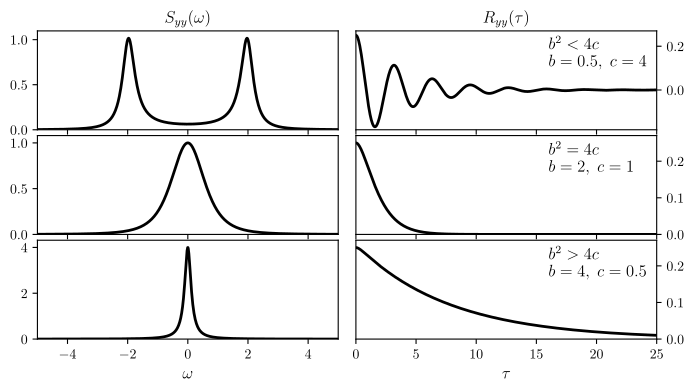

Here is the Python script that generated this plot:
import matplotlib.pyplot as plt
import numpy as np

__author__ = 'ernesto'

plt.rcParams['text.usetex'] = True
plt.rcParams['text.latex.preview'] = True
plt.rcParams['text.latex.preamble'] = [r'\usepackage{amsmath}']

# Parámetros

q = 1
b = np.array([0.5, 2, 4])
c = 2 / b
print(b)
print(c)

tmax = 25
wmax = 5

# Fin de parámetros

t = np.linspace(0, tmax, 1000)
w = np.linspace(-wmax, wmax, 1000)

n = b.shape[0]
nt = t.shape[0]
nw = w.shape[0]

Syy = np.zeros((nw, n))
Ryy = np.zeros((nt, n))

for i in np.arange(n):
    Syy[:, i] = q / (np.square(c[i] - np.square(w)) + (b[i] ** 2) * np.square(w))

# b^2 < 4c
i = 0
alpha = b[i] / 2
beta = np.sqrt(4 * c[i] - b[i] ** 2) / 2
Ryy[:, i] = q / (2 * b[i] * c[i]) * np.exp(-alpha * t) * (np.cos(beta * t) + (alpha / beta) * np.sin(beta * t))

# b^2 = 4c
i = 1
alpha = b[i] / 2
Ryy[:, i] = q / (2 * b[i] * c[i]) * np.exp(-alpha * t) * (1 + alpha * t)

# b^2 > 4c
i = 2
alpha = b[i] / 2
gamma = np.sqrt(b[i]**2 - 4 * c[i]) / 2
Ryy[:, i] = q / (4 * b[i] * c[i] * gamma) * ((alpha + gamma) * np.exp(-(alpha - gamma) * t)
                                             - (alpha - gamma) * np.exp(-(alpha + gamma) * t))

lw = 2
fs = 12
N = 3
dw = 0.08
dt = 0.08
tt = 16 # posición del texto
fig = plt.figure(0, figsize=(8, 4), frameon=False)
i = 0
ax = plt.subplot2grid((N * n, N * 2), (i * N, 0), rowspan=N, colspan=N)
plt.axis([-wmax, wmax, 0, np.amax(Syy[:, i]) * (1 + dw)])
plt.plot(w, Syy[:, i], 'k-', lw=lw)
ax.set_xticklabels([])
plt.title(r'$S_{yy}(\omega)$', fontsize=fs)

ax = plt.subplot2grid((N * n, N * 2), (i * N, N), rowspan=N, colspan=N)
plt.axis([0, tmax, np.amin(Ryy[:, i]) * (1 + dt), np.amax(Ryy[:, i]) * (1 + dt)])
plt.plot(t, Ryy[:, i], 'k-', lw=lw)
ax.set_xticklabels([])
ax.yaxis.tick_right()
plt.title(r'$R_{yy}(\tau)$', fontsize=fs)
plt.text(tt, np.amax(Ryy[:, i]) - 0.01, '$b^2<4c$\n$b={:.1f},\;c={:.0f}$'.format(b[i], c[i]), fontsize=fs,
         ha='left', va='top', ma='left')

i = 1
ax = plt.subplot2grid((N * n, N * 2), (i * N, 0), rowspan=N, colspan=N)
plt.axis([-wmax, wmax, 0, np.amax(Syy[:, i]) * (1 + dw)])
plt.plot(w, Syy[:, i], 'k-', lw=lw)

ax = plt.subplot2grid((N * n, N * 2), (i * N, N), rowspan=N, colspan=N)
plt.axis([0, tmax, 0, np.amax(Ryy[:, i]) * (1 + dt)])
plt.plot(t, Ryy[:, i], 'k-', lw=lw)
ax.set_xticklabels([])
ax.yaxis.tick_right()
plt.text(tt, np.amax(Ryy[:, i]), '$b^2=4c$\n$b={:.0f},\;c={:.0f}$'.format(b[i], c[i]), fontsize=fs,
         ha='left', va='top', ma='left')


i = 2
ax = plt.subplot2grid((N * n, N * 2), (i * N, 0), rowspan=N, colspan=N)
plt.axis([-wmax, wmax, 0, np.amax(Syy[:, i]) * (1 + dw)])
plt.plot(w, Syy[:, i], 'k-', lw=lw)
plt.xlabel(r'$\omega$', fontsize=fs)

ax = plt.subplot2grid((N * n, N * 2), (i * N, N), rowspan=N, colspan=N)
plt.axis([0, tmax, 0, np.amax(Ryy[:, i]) * (1 + dt)])
plt.plot(t, Ryy[:, i], 'k-', lw=lw)
ax.yaxis.tick_right()
plt.xlabel(r'$\tau$', fontsize=fs)
plt.text(tt, np.amax(Ryy[:, i]), '$b^2>4c$\n$b={:.0f},\;c={:.1f}$'.format(b[i], c[i]), fontsize=fs,
         ha='left', va='top', ma='left')

plt.savefig('example_9_27.pdf', bbox_inches='tight')

plt.show()
